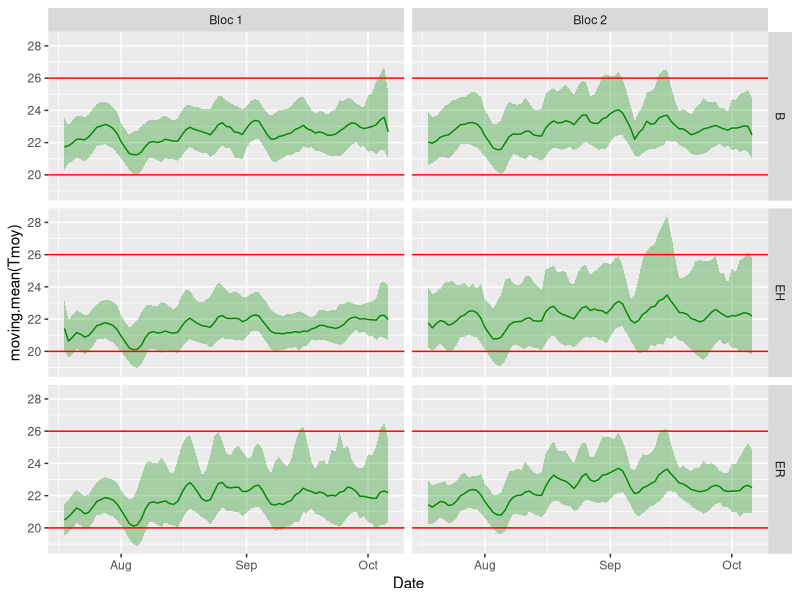
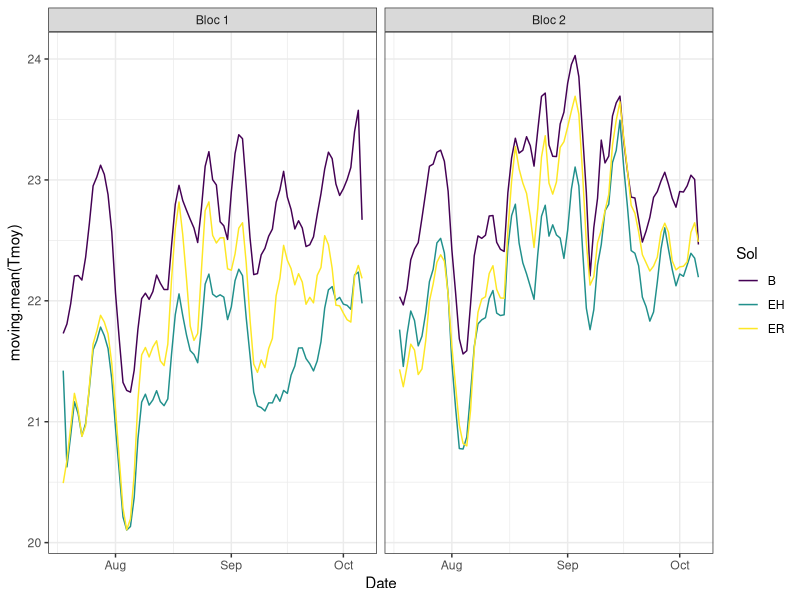

These charts were generated, in order, by the following R code:
library(tidyverse)
library(magrittr)
library(lubridate)

moving.mean <- function(x){
    L <- length(x)
    ans <- (x + c(x[2:L], NA) + c(NA, x[1:(L-1)])) / 3
    ans[1] <- (2 * x[1] + x[2]) / 3
    ans[L] <- (x[L-1] + x[L] * 2) / 3
    
    return(ans)
}


tr1 <- read_csv2("temp/ER_Bloc1.csv") %>% mutate_at("Date", dmy) %>% mutate(Bloc = "Bloc 1", Sol = "ER")
tb1 <- read_csv2("temp/B_Bloc1.csv") %>% mutate_at("Date", dmy) %>% mutate(Bloc = "Bloc 1", Sol = "B")
th1 <- read_csv2("temp/EH_Bloc1.csv") %>% mutate_at("Date", dmy) %>% mutate(Bloc = "Bloc 1", Sol = "EH")
tr2 <- read_csv2("temp/ER_Bloc2.csv") %>% mutate_at("Date", dmy) %>% mutate(Bloc = "Bloc 2", Sol = "ER")
tb2 <- read_csv2("temp/B_Bloc2.csv") %>% mutate_at("Date", dmy) %>% mutate(Bloc = "Bloc 2", Sol = "B")
th2 <- read_csv2("temp/EH_Bloc2.csv") %>% mutate_at("Date", dmy) %>% mutate(Bloc = "Bloc 2", Sol = "EH")

temps <- bind_rows(tr1, tb1, th1, tr2, tb2, th2)

ggplot(temps, aes(x=Date, y = moving.mean(Tmoy))) + geom_line(col ="green4") + geom_ribbon(aes( ymin = moving.mean(Tmin), ymax= moving.mean(Tmax)), alpha = 0.3, fill ="green4") + geom_hline(yintercept = c(20,26), col ="red") + facet_grid(Sol~Bloc)
ggplot(temps, aes(x=Date, y = moving.mean(Tmoy), color= Sol, fill = Sol)) + geom_line()+ facet_grid(.~Bloc) + scale_color_viridis_d() +theme_bw() #+ geom_ribbon(aes( ymin = moving.mean(Tmin), ymax= moving.mean(Tmax)), alpha = 0.3, ) + facet_grid(.~Bloc)
